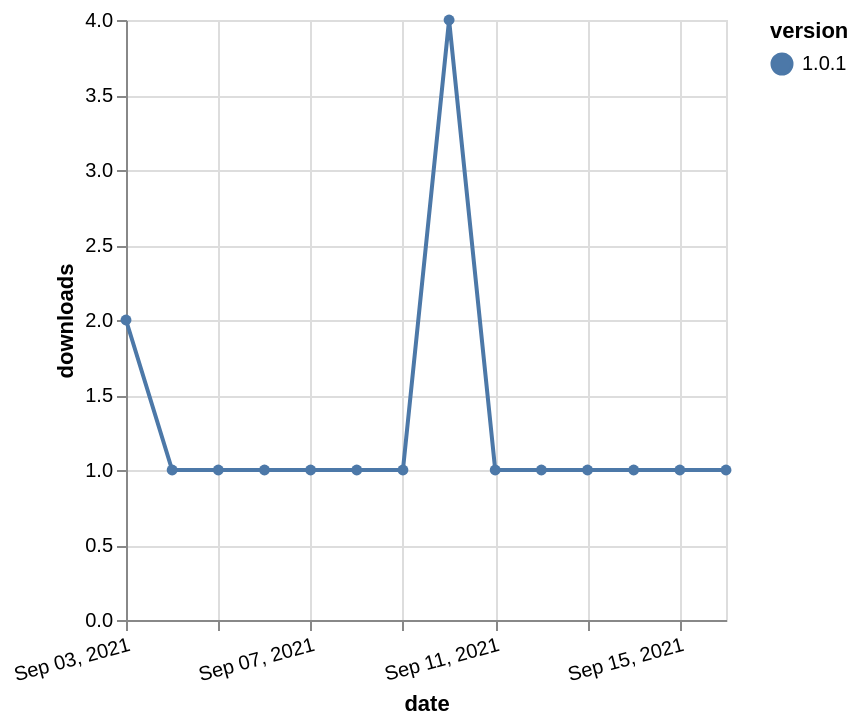

Write a Vega-Lite specification for this figure.
### Vega-Lite specification from a JSON file in a GitHub repository (floating-point values rounded to 4 significant figures)
{"$schema": "https://vega.github.io/schema/vega-lite/v5.json", "description": "A simple bar chart with embedded data.", "data": {"values": [{"date": "2021-09-03", "total": 130, "delta": 2, "version": "1.0.1"}, {"date": "2021-09-04", "total": 131, "delta": 1, "version": "1.0.1"}, {"date": "2021-09-05", "total": 132, "delta": 1, "version": "1.0.1"}, {"date": "2021-09-06", "total": 133, "delta": 1, "version": "1.0.1"}, {"date": "2021-09-07", "total": 134, "delta": 1, "version": "1.0.1"}, {"date": "2021-09-08", "total": 135, "delta": 1, "version": "1.0.1"}, {"date": "2021-09-09", "total": 136, "delta": 1, "version": "1.0.1"}, {"date": "2021-09-10", "total": 140, "delta": 4, "version": "1.0.1"}, {"date": "2021-09-11", "total": 141, "delta": 1, "version": "1.0.1"}, {"date": "2021-09-12", "total": 142, "delta": 1, "version": "1.0.1"}, {"date": "2021-09-13", "total": 143, "delta": 1, "version": "1.0.1"}, {"date": "2021-09-14", "total": 144, "delta": 1, "version": "1.0.1"}, {"date": "2021-09-15", "total": 145, "delta": 1, "version": "1.0.1"}, {"date": "2021-09-16", "total": 146, "delta": 1, "version": "1.0.1"}]}, "width": "container", "mark": {"type": "line", "point": {"filled": true}}, "encoding": {"x": {"field": "date", "type": "temporal", "timeUnit": "yearmonthdate", "title": "date", "axis": {"labelAngle": -15}}, "y": {"field": "delta", "type": "quantitative", "title": "downloads"}, "color": {"field": "version", "type": "nominal"}, "tooltip": {"field": "delta"}}}
